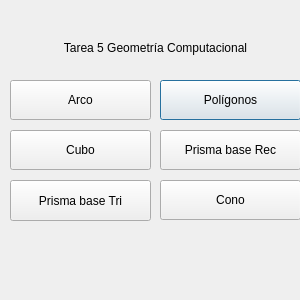
<?xml version="1.0" encoding="UTF-8"?>
<ui version="4.0">
 <class>Dialog</class>
 <widget class="QDialog" name="Dialog">
  <property name="geometry">
   <rect>
    <x>0</x>
    <y>0</y>
    <width>300</width>
    <height>300</height>
   </rect>
  </property>
  <property name="windowTitle">
   <string>Menu</string>
  </property>
  <widget class="QLabel" name="label">
   <property name="geometry">
    <rect>
     <x>50</x>
     <y>40</y>
     <width>211</width>
     <height>16</height>
    </rect>
   </property>
   <property name="text">
    <string>Tarea 5 Geometría Computacional</string>
   </property>
   <property name="alignment">
    <set>Qt::AlignCenter</set>
   </property>
  </widget>
  <widget class="QPushButton" name="pushButton">
   <property name="geometry">
    <rect>
     <x>160</x>
     <y>80</y>
     <width>141</width>
     <height>40</height>
    </rect>
   </property>
   <property name="text">
    <string>Polígonos</string>
   </property>
  </widget>
  <widget class="QPushButton" name="pushButton_2">
   <property name="geometry">
    <rect>
     <x>10</x>
     <y>80</y>
     <width>141</width>
     <height>40</height>
    </rect>
   </property>
   <property name="text">
    <string>Arco</string>
   </property>
  </widget>
  <widget class="QPushButton" name="pushButton_3">
   <property name="geometry">
    <rect>
     <x>10</x>
     <y>130</y>
     <width>141</width>
     <height>40</height>
    </rect>
   </property>
   <property name="text">
    <string>Cubo</string>
   </property>
  </widget>
  <widget class="QPushButton" name="pushButton_4">
   <property name="geometry">
    <rect>
     <x>160</x>
     <y>130</y>
     <width>141</width>
     <height>40</height>
    </rect>
   </property>
   <property name="text">
    <string>Prisma base Rec</string>
   </property>
  </widget>
  <widget class="QPushButton" name="pushButton_5">
   <property name="geometry">
    <rect>
     <x>10</x>
     <y>180</y>
     <width>141</width>
     <height>41</height>
    </rect>
   </property>
   <property name="text">
    <string>Prisma base Tri</string>
   </property>
  </widget>
  <widget class="QPushButton" name="pushButton_6">
   <property name="geometry">
    <rect>
     <x>160</x>
     <y>180</y>
     <width>141</width>
     <height>40</height>
    </rect>
   </property>
   <property name="text">
    <string>Cono</string>
   </property>
  </widget>
 </widget>
 <layoutdefault spacing="6" margin="11"/>
 <resources/>
 <connections/>
</ui>
